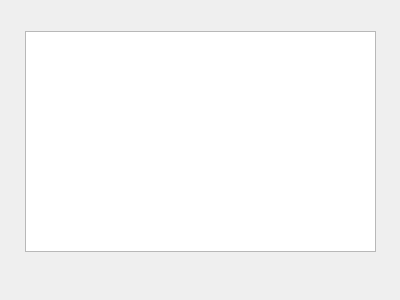
<?xml version="1.0" encoding="UTF-8"?>
<ui version="4.0">
 <class>person_course_info</class>
 <widget class="QWidget" name="person_course_info">
  <property name="geometry">
   <rect>
    <x>0</x>
    <y>0</y>
    <width>400</width>
    <height>300</height>
   </rect>
  </property>
  <property name="windowTitle">
   <string>person_course_info</string>
  </property>
  <widget class="QTableView" name="tableView">
   <property name="geometry">
    <rect>
     <x>25</x>
     <y>31</y>
     <width>351</width>
     <height>221</height>
    </rect>
   </property>
  </widget>
 </widget>
 <resources/>
 <connections/>
</ui>
